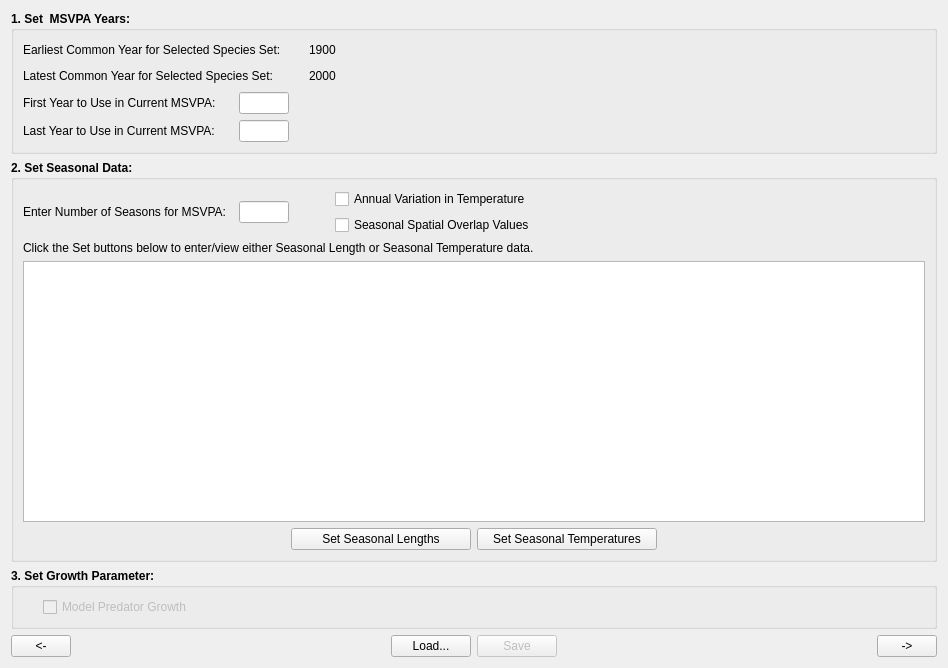
<?xml version="1.0" encoding="UTF-8"?>
<ui version="4.0">
 <class>Form</class>
 <widget class="QWidget" name="Form">
  <property name="geometry">
   <rect>
    <x>0</x>
    <y>0</y>
    <width>948</width>
    <height>668</height>
   </rect>
  </property>
  <property name="windowTitle">
   <string>Form</string>
  </property>
  <layout class="QVBoxLayout" name="verticalLayout">
   <item>
    <widget class="QGroupBox" name="MSVPA_Tab2_YearsGB">
     <property name="font">
      <font>
       <weight>75</weight>
       <bold>true</bold>
       <kerning>true</kerning>
      </font>
     </property>
     <property name="title">
      <string>1. Set  MSVPA Years:</string>
     </property>
     <property name="flat">
      <bool>false</bool>
     </property>
     <layout class="QVBoxLayout" name="verticalLayout_32">
      <item>
       <layout class="QHBoxLayout" name="horizontalLayout_10">
        <item>
         <widget class="QLabel" name="label_3">
          <property name="sizePolicy">
           <sizepolicy hsizetype="Fixed" vsizetype="Fixed">
            <horstretch>0</horstretch>
            <verstretch>0</verstretch>
           </sizepolicy>
          </property>
          <property name="minimumSize">
           <size>
            <width>280</width>
            <height>0</height>
           </size>
          </property>
          <property name="maximumSize">
           <size>
            <width>280</width>
            <height>16777215</height>
           </size>
          </property>
          <property name="font">
           <font>
            <weight>50</weight>
            <bold>false</bold>
           </font>
          </property>
          <property name="text">
           <string>Earliest Common Year for Selected Species Set:</string>
          </property>
         </widget>
        </item>
        <item>
         <widget class="QLabel" name="MSVPA_Tab2_EarliestYearLB">
          <property name="sizePolicy">
           <sizepolicy hsizetype="Preferred" vsizetype="Fixed">
            <horstretch>0</horstretch>
            <verstretch>0</verstretch>
           </sizepolicy>
          </property>
          <property name="font">
           <font>
            <weight>50</weight>
            <bold>false</bold>
           </font>
          </property>
          <property name="text">
           <string>1900</string>
          </property>
         </widget>
        </item>
        <item>
         <spacer name="horizontalSpacer_15">
          <property name="orientation">
           <enum>Qt::Horizontal</enum>
          </property>
          <property name="sizeHint" stdset="0">
           <size>
            <width>40</width>
            <height>20</height>
           </size>
          </property>
         </spacer>
        </item>
       </layout>
      </item>
      <item>
       <layout class="QHBoxLayout" name="horizontalLayout_19">
        <item>
         <widget class="QLabel" name="label_4">
          <property name="sizePolicy">
           <sizepolicy hsizetype="Fixed" vsizetype="Fixed">
            <horstretch>0</horstretch>
            <verstretch>0</verstretch>
           </sizepolicy>
          </property>
          <property name="minimumSize">
           <size>
            <width>280</width>
            <height>0</height>
           </size>
          </property>
          <property name="maximumSize">
           <size>
            <width>280</width>
            <height>16777215</height>
           </size>
          </property>
          <property name="font">
           <font>
            <weight>50</weight>
            <bold>false</bold>
           </font>
          </property>
          <property name="text">
           <string>Latest Common Year for Selected Species Set:</string>
          </property>
         </widget>
        </item>
        <item>
         <widget class="QLabel" name="MSVPA_Tab2_LatestYearLB">
          <property name="sizePolicy">
           <sizepolicy hsizetype="Fixed" vsizetype="Fixed">
            <horstretch>0</horstretch>
            <verstretch>0</verstretch>
           </sizepolicy>
          </property>
          <property name="font">
           <font>
            <weight>50</weight>
            <bold>false</bold>
           </font>
          </property>
          <property name="text">
           <string>2000</string>
          </property>
         </widget>
        </item>
        <item>
         <spacer name="horizontalSpacer_16">
          <property name="orientation">
           <enum>Qt::Horizontal</enum>
          </property>
          <property name="sizeHint" stdset="0">
           <size>
            <width>40</width>
            <height>20</height>
           </size>
          </property>
         </spacer>
        </item>
       </layout>
      </item>
      <item>
       <layout class="QHBoxLayout" name="horizontalLayout_20">
        <item>
         <widget class="QLabel" name="label_5">
          <property name="sizePolicy">
           <sizepolicy hsizetype="Fixed" vsizetype="Fixed">
            <horstretch>0</horstretch>
            <verstretch>0</verstretch>
           </sizepolicy>
          </property>
          <property name="minimumSize">
           <size>
            <width>210</width>
            <height>0</height>
           </size>
          </property>
          <property name="maximumSize">
           <size>
            <width>210</width>
            <height>16777215</height>
           </size>
          </property>
          <property name="font">
           <font>
            <weight>50</weight>
            <bold>false</bold>
           </font>
          </property>
          <property name="text">
           <string>First Year to Use in Current MSVPA:</string>
          </property>
         </widget>
        </item>
        <item>
         <widget class="QLineEdit" name="MSVPA_Tab2_FirstYearLE">
          <property name="sizePolicy">
           <sizepolicy hsizetype="Fixed" vsizetype="Fixed">
            <horstretch>0</horstretch>
            <verstretch>0</verstretch>
           </sizepolicy>
          </property>
          <property name="minimumSize">
           <size>
            <width>50</width>
            <height>0</height>
           </size>
          </property>
          <property name="maximumSize">
           <size>
            <width>50</width>
            <height>16777215</height>
           </size>
          </property>
          <property name="font">
           <font>
            <weight>50</weight>
            <bold>false</bold>
           </font>
          </property>
         </widget>
        </item>
        <item>
         <spacer name="horizontalSpacer_19">
          <property name="orientation">
           <enum>Qt::Horizontal</enum>
          </property>
          <property name="sizeHint" stdset="0">
           <size>
            <width>40</width>
            <height>20</height>
           </size>
          </property>
         </spacer>
        </item>
       </layout>
      </item>
      <item>
       <layout class="QHBoxLayout" name="horizontalLayout_21">
        <item>
         <widget class="QLabel" name="label_6">
          <property name="sizePolicy">
           <sizepolicy hsizetype="Fixed" vsizetype="Fixed">
            <horstretch>0</horstretch>
            <verstretch>0</verstretch>
           </sizepolicy>
          </property>
          <property name="minimumSize">
           <size>
            <width>210</width>
            <height>0</height>
           </size>
          </property>
          <property name="maximumSize">
           <size>
            <width>210</width>
            <height>16777215</height>
           </size>
          </property>
          <property name="font">
           <font>
            <weight>50</weight>
            <bold>false</bold>
           </font>
          </property>
          <property name="text">
           <string>Last Year to Use in Current MSVPA:</string>
          </property>
         </widget>
        </item>
        <item>
         <widget class="QLineEdit" name="MSVPA_Tab2_LastYearLE">
          <property name="sizePolicy">
           <sizepolicy hsizetype="Fixed" vsizetype="Fixed">
            <horstretch>0</horstretch>
            <verstretch>0</verstretch>
           </sizepolicy>
          </property>
          <property name="minimumSize">
           <size>
            <width>50</width>
            <height>0</height>
           </size>
          </property>
          <property name="maximumSize">
           <size>
            <width>50</width>
            <height>16777215</height>
           </size>
          </property>
          <property name="font">
           <font>
            <weight>50</weight>
            <bold>false</bold>
           </font>
          </property>
         </widget>
        </item>
        <item>
         <spacer name="horizontalSpacer_18">
          <property name="orientation">
           <enum>Qt::Horizontal</enum>
          </property>
          <property name="sizeHint" stdset="0">
           <size>
            <width>40</width>
            <height>20</height>
           </size>
          </property>
         </spacer>
        </item>
       </layout>
      </item>
     </layout>
    </widget>
   </item>
   <item>
    <widget class="QGroupBox" name="MSVPA_Tab2_DataGB">
     <property name="font">
      <font>
       <weight>75</weight>
       <bold>true</bold>
      </font>
     </property>
     <property name="title">
      <string>2. Set Seasonal Data:</string>
     </property>
     <layout class="QVBoxLayout" name="verticalLayout_35">
      <item>
       <layout class="QVBoxLayout" name="verticalLayout_34">
        <item>
         <layout class="QHBoxLayout" name="horizontalLayout_24">
          <item>
           <layout class="QHBoxLayout" name="horizontalLayout_23">
            <item>
             <widget class="QLabel" name="label_7">
              <property name="sizePolicy">
               <sizepolicy hsizetype="Preferred" vsizetype="Fixed">
                <horstretch>0</horstretch>
                <verstretch>0</verstretch>
               </sizepolicy>
              </property>
              <property name="minimumSize">
               <size>
                <width>210</width>
                <height>0</height>
               </size>
              </property>
              <property name="maximumSize">
               <size>
                <width>210</width>
                <height>16777215</height>
               </size>
              </property>
              <property name="font">
               <font>
                <weight>50</weight>
                <bold>false</bold>
               </font>
              </property>
              <property name="text">
               <string>Enter Number of Seasons for MSVPA:</string>
              </property>
             </widget>
            </item>
            <item>
             <widget class="QLineEdit" name="MSVPA_Tab2_NumberSeasonsLE">
              <property name="sizePolicy">
               <sizepolicy hsizetype="Fixed" vsizetype="Fixed">
                <horstretch>0</horstretch>
                <verstretch>0</verstretch>
               </sizepolicy>
              </property>
              <property name="minimumSize">
               <size>
                <width>50</width>
                <height>0</height>
               </size>
              </property>
              <property name="maximumSize">
               <size>
                <width>50</width>
                <height>16777215</height>
               </size>
              </property>
              <property name="font">
               <font>
                <weight>50</weight>
                <bold>false</bold>
               </font>
              </property>
             </widget>
            </item>
            <item>
             <spacer name="horizontalSpacer_21">
              <property name="orientation">
               <enum>Qt::Horizontal</enum>
              </property>
              <property name="sizeType">
               <enum>QSizePolicy::MinimumExpanding</enum>
              </property>
              <property name="sizeHint" stdset="0">
               <size>
                <width>40</width>
                <height>20</height>
               </size>
              </property>
             </spacer>
            </item>
            <item>
             <layout class="QVBoxLayout" name="verticalLayout_33">
              <item>
               <widget class="QCheckBox" name="MSVPA_Tab2_AnnTempVariCB">
                <property name="font">
                 <font>
                  <weight>50</weight>
                  <bold>false</bold>
                 </font>
                </property>
                <property name="text">
                 <string>Annual Variation in Temperature</string>
                </property>
               </widget>
              </item>
              <item>
               <widget class="QCheckBox" name="MSVPA_Tab2_SeasonalOverlapCB">
                <property name="font">
                 <font>
                  <weight>50</weight>
                  <bold>false</bold>
                 </font>
                </property>
                <property name="text">
                 <string>Seasonal Spatial Overlap Values</string>
                </property>
               </widget>
              </item>
             </layout>
            </item>
           </layout>
          </item>
          <item>
           <spacer name="verticalSpacer_18">
            <property name="orientation">
             <enum>Qt::Horizontal</enum>
            </property>
            <property name="sizeType">
             <enum>QSizePolicy::Expanding</enum>
            </property>
            <property name="sizeHint" stdset="0">
             <size>
              <width>40</width>
              <height>20</height>
             </size>
            </property>
           </spacer>
          </item>
         </layout>
        </item>
        <item>
         <widget class="QLabel" name="MSVPA_Tab2_SeasonalDataLBL">
          <property name="font">
           <font>
            <weight>50</weight>
            <bold>false</bold>
           </font>
          </property>
          <property name="text">
           <string>Click the Set buttons below to enter/view either Seasonal Length or Seasonal Temperature data.</string>
          </property>
         </widget>
        </item>
        <item>
         <widget class="QTableView" name="MSVPA_Tab2_SeasonalDataTV">
          <property name="font">
           <font>
            <weight>50</weight>
            <bold>false</bold>
           </font>
          </property>
          <property name="toolTip">
           <string>This table contains either the Season length or temperature data.</string>
          </property>
          <property name="statusTip">
           <string>This table contains either the Season length or temperature data.</string>
          </property>
         </widget>
        </item>
        <item>
         <layout class="QHBoxLayout" name="horizontalLayout_22">
          <item>
           <spacer name="horizontalSpacer_17">
            <property name="orientation">
             <enum>Qt::Horizontal</enum>
            </property>
            <property name="sizeHint" stdset="0">
             <size>
              <width>40</width>
              <height>20</height>
             </size>
            </property>
           </spacer>
          </item>
          <item>
           <widget class="QPushButton" name="MSVPA_Tab2_SetSeasonalLengthPB">
            <property name="sizePolicy">
             <sizepolicy hsizetype="Fixed" vsizetype="Fixed">
              <horstretch>0</horstretch>
              <verstretch>0</verstretch>
             </sizepolicy>
            </property>
            <property name="minimumSize">
             <size>
              <width>180</width>
              <height>0</height>
             </size>
            </property>
            <property name="maximumSize">
             <size>
              <width>180</width>
              <height>16777215</height>
             </size>
            </property>
            <property name="font">
             <font>
              <weight>50</weight>
              <bold>false</bold>
             </font>
            </property>
            <property name="toolTip">
             <string>Set the length of each season in days</string>
            </property>
            <property name="statusTip">
             <string>Set the length of each season in days</string>
            </property>
            <property name="text">
             <string>Set Seasonal Lengths</string>
            </property>
           </widget>
          </item>
          <item>
           <widget class="QPushButton" name="MSVPA_Tab2_SetSeasonalTempPB">
            <property name="sizePolicy">
             <sizepolicy hsizetype="Fixed" vsizetype="Fixed">
              <horstretch>0</horstretch>
              <verstretch>0</verstretch>
             </sizepolicy>
            </property>
            <property name="minimumSize">
             <size>
              <width>180</width>
              <height>0</height>
             </size>
            </property>
            <property name="maximumSize">
             <size>
              <width>180</width>
              <height>16777215</height>
             </size>
            </property>
            <property name="font">
             <font>
              <weight>50</weight>
              <bold>false</bold>
             </font>
            </property>
            <property name="toolTip">
             <string>Set the temperature of each season in degrees Celsius</string>
            </property>
            <property name="statusTip">
             <string>Set the temperature of each season in degrees Celsius</string>
            </property>
            <property name="text">
             <string>Set Seasonal Temperatures</string>
            </property>
           </widget>
          </item>
          <item>
           <spacer name="horizontalSpacer_20">
            <property name="orientation">
             <enum>Qt::Horizontal</enum>
            </property>
            <property name="sizeHint" stdset="0">
             <size>
              <width>40</width>
              <height>20</height>
             </size>
            </property>
           </spacer>
          </item>
         </layout>
        </item>
       </layout>
      </item>
     </layout>
    </widget>
   </item>
   <item>
    <widget class="QGroupBox" name="MSVPA_Tab2_PredatorGrowthGB">
     <property name="font">
      <font>
       <weight>75</weight>
       <bold>true</bold>
      </font>
     </property>
     <property name="title">
      <string>3. Set Growth Parameter:</string>
     </property>
     <layout class="QVBoxLayout" name="verticalLayout_30">
      <item>
       <layout class="QHBoxLayout" name="horizontalLayout_26">
        <item>
         <spacer name="horizontalSpacer_22">
          <property name="orientation">
           <enum>Qt::Horizontal</enum>
          </property>
          <property name="sizeType">
           <enum>QSizePolicy::Fixed</enum>
          </property>
          <property name="sizeHint" stdset="0">
           <size>
            <width>20</width>
            <height>20</height>
           </size>
          </property>
         </spacer>
        </item>
        <item>
         <widget class="QCheckBox" name="MSVPA_Tab2_PredatorGrowthCB">
          <property name="enabled">
           <bool>false</bool>
          </property>
          <property name="font">
           <font>
            <weight>50</weight>
            <bold>false</bold>
           </font>
          </property>
          <property name="toolTip">
           <string>If checked, Tabs 9 and 10 will be enabled. [TBD]</string>
          </property>
          <property name="statusTip">
           <string>If checked, Tabs 9 and 10 will be enabled. [TBD]</string>
          </property>
          <property name="whatsThis">
           <string>&lt;html&gt;&lt;head/&gt;&lt;body&gt;&lt;p align=&quot;center&quot;&gt;&lt;span style=&quot; font-weight:600;&quot;&gt;Model Predator Growth&lt;/span&gt;&lt;/p&gt;&lt;p&gt;This functionality will be available in a future release of the software.&lt;br/&gt;&lt;/p&gt;&lt;/body&gt;&lt;/html&gt;</string>
          </property>
          <property name="text">
           <string>Model Predator Growth</string>
          </property>
         </widget>
        </item>
       </layout>
      </item>
     </layout>
    </widget>
   </item>
   <item>
    <layout class="QHBoxLayout" name="horizontalLayout_25">
     <item>
      <widget class="QPushButton" name="MSVPA_Tab2_PrevPB">
       <property name="sizePolicy">
        <sizepolicy hsizetype="Fixed" vsizetype="Fixed">
         <horstretch>0</horstretch>
         <verstretch>0</verstretch>
        </sizepolicy>
       </property>
       <property name="minimumSize">
        <size>
         <width>60</width>
         <height>0</height>
        </size>
       </property>
       <property name="maximumSize">
        <size>
         <width>60</width>
         <height>16777215</height>
        </size>
       </property>
       <property name="toolTip">
        <string>Go to previous tab page</string>
       </property>
       <property name="statusTip">
        <string>Go to previous tab page</string>
       </property>
       <property name="text">
        <string>&lt;-</string>
       </property>
      </widget>
     </item>
     <item>
      <spacer name="horizontalSpacer_125">
       <property name="orientation">
        <enum>Qt::Horizontal</enum>
       </property>
       <property name="sizeHint" stdset="0">
        <size>
         <width>40</width>
         <height>20</height>
        </size>
       </property>
      </spacer>
     </item>
     <item>
      <widget class="QPushButton" name="MSVPA_Tab2_LoadPB">
       <property name="enabled">
        <bool>true</bool>
       </property>
       <property name="toolTip">
        <string>Load from CSV file</string>
       </property>
       <property name="statusTip">
        <string>Load from CSV file</string>
       </property>
       <property name="text">
        <string>Load...</string>
       </property>
      </widget>
     </item>
     <item>
      <widget class="QPushButton" name="MSVPA_Tab2_SavePB">
       <property name="enabled">
        <bool>false</bool>
       </property>
       <property name="toolTip">
        <string>Save above data to CSV file and database</string>
       </property>
       <property name="statusTip">
        <string>Save above data to CSV file and database</string>
       </property>
       <property name="text">
        <string>Save</string>
       </property>
      </widget>
     </item>
     <item>
      <spacer name="verticalSpacer_56">
       <property name="orientation">
        <enum>Qt::Horizontal</enum>
       </property>
       <property name="sizeType">
        <enum>QSizePolicy::Expanding</enum>
       </property>
       <property name="sizeHint" stdset="0">
        <size>
         <width>48</width>
         <height>20</height>
        </size>
       </property>
      </spacer>
     </item>
     <item>
      <widget class="QPushButton" name="MSVPA_Tab2_NextPB">
       <property name="enabled">
        <bool>true</bool>
       </property>
       <property name="sizePolicy">
        <sizepolicy hsizetype="Fixed" vsizetype="Fixed">
         <horstretch>0</horstretch>
         <verstretch>0</verstretch>
        </sizepolicy>
       </property>
       <property name="minimumSize">
        <size>
         <width>60</width>
         <height>0</height>
        </size>
       </property>
       <property name="maximumSize">
        <size>
         <width>60</width>
         <height>16777215</height>
        </size>
       </property>
       <property name="toolTip">
        <string>Go to next tab page</string>
       </property>
       <property name="statusTip">
        <string>Go to next tab page</string>
       </property>
       <property name="text">
        <string>-&gt;</string>
       </property>
      </widget>
     </item>
    </layout>
   </item>
  </layout>
 </widget>
 <resources/>
 <connections/>
</ui>
